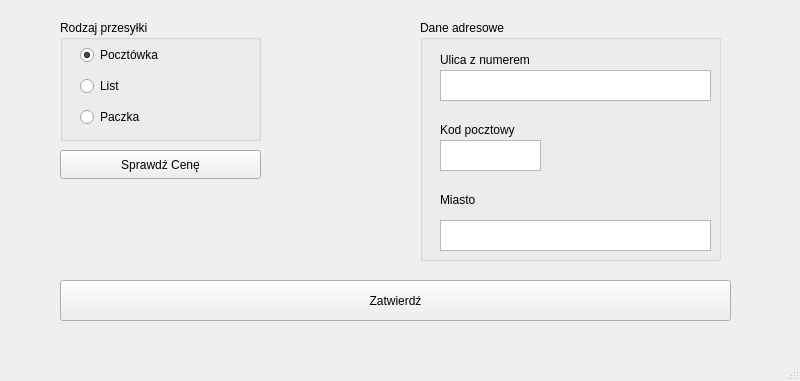
<?xml version="1.0" encoding="UTF-8"?>
<ui version="4.0">
 <class>MainWindow</class>
 <widget class="QMainWindow" name="MainWindow">
  <property name="geometry">
   <rect>
    <x>0</x>
    <y>0</y>
    <width>800</width>
    <height>381</height>
   </rect>
  </property>
  <property name="windowTitle">
   <string>Nadaj Przesyłkę, PESEL: 00000000000</string>
  </property>
  <widget class="QWidget" name="centralwidget">
   <widget class="QGroupBox" name="groupBox">
    <property name="geometry">
     <rect>
      <x>60</x>
      <y>20</y>
      <width>201</width>
      <height>121</height>
     </rect>
    </property>
    <property name="title">
     <string>Rodzaj przesyłki</string>
    </property>
    <widget class="QWidget" name="layoutWidget">
     <property name="geometry">
      <rect>
       <x>20</x>
       <y>20</y>
       <width>101</width>
       <height>94</height>
      </rect>
     </property>
     <layout class="QVBoxLayout" name="verticalLayout">
      <item>
       <widget class="QRadioButton" name="radioButton">
        <property name="text">
         <string>Pocztówka</string>
        </property>
        <property name="checked">
         <bool>true</bool>
        </property>
       </widget>
      </item>
      <item>
       <widget class="QRadioButton" name="radioButton_2">
        <property name="text">
         <string>List</string>
        </property>
       </widget>
      </item>
      <item>
       <widget class="QRadioButton" name="radioButton_3">
        <property name="text">
         <string>Paczka</string>
        </property>
       </widget>
      </item>
     </layout>
    </widget>
   </widget>
   <widget class="QPushButton" name="pushButton">
    <property name="geometry">
     <rect>
      <x>60</x>
      <y>150</y>
      <width>201</width>
      <height>29</height>
     </rect>
    </property>
    <property name="text">
     <string>Sprawdź Cenę</string>
    </property>
   </widget>
   <widget class="QLabel" name="label">
    <property name="geometry">
     <rect>
      <x>190</x>
      <y>200</y>
      <width>121</width>
      <height>21</height>
     </rect>
    </property>
    <property name="font">
     <font>
      <pointsize>16</pointsize>
      <bold>true</bold>
     </font>
    </property>
    <property name="text">
     <string/>
    </property>
   </widget>
   <widget class="QLabel" name="label_2">
    <property name="geometry">
     <rect>
      <x>60</x>
      <y>200</y>
      <width>131</width>
      <height>71</height>
     </rect>
    </property>
    <property name="styleSheet">
     <string notr="true">background-image: url(':/imgs/resources/pocztowka.png'); background-repeat:no-repeat;</string>
    </property>
    <property name="text">
     <string/>
    </property>
   </widget>
   <widget class="QGroupBox" name="groupBox_2">
    <property name="geometry">
     <rect>
      <x>420</x>
      <y>20</y>
      <width>301</width>
      <height>241</height>
     </rect>
    </property>
    <property name="title">
     <string>Dane adresowe</string>
    </property>
    <widget class="QLabel" name="label_3">
     <property name="geometry">
      <rect>
       <x>20</x>
       <y>30</y>
       <width>121</width>
       <height>20</height>
      </rect>
     </property>
     <property name="text">
      <string>Ulica z numerem</string>
     </property>
    </widget>
    <widget class="QLabel" name="label_4">
     <property name="geometry">
      <rect>
       <x>20</x>
       <y>100</y>
       <width>121</width>
       <height>20</height>
      </rect>
     </property>
     <property name="text">
      <string>Kod pocztowy</string>
     </property>
    </widget>
    <widget class="QLabel" name="label_5">
     <property name="geometry">
      <rect>
       <x>20</x>
       <y>170</y>
       <width>121</width>
       <height>20</height>
      </rect>
     </property>
     <property name="text">
      <string>Miasto</string>
     </property>
    </widget>
    <widget class="QTextEdit" name="textEdit">
     <property name="geometry">
      <rect>
       <x>20</x>
       <y>50</y>
       <width>271</width>
       <height>31</height>
      </rect>
     </property>
     <property name="verticalScrollBarPolicy">
      <enum>Qt::ScrollBarAlwaysOff</enum>
     </property>
     <property name="horizontalScrollBarPolicy">
      <enum>Qt::ScrollBarAlwaysOff</enum>
     </property>
    </widget>
    <widget class="QTextEdit" name="textEdit_2">
     <property name="geometry">
      <rect>
       <x>20</x>
       <y>120</y>
       <width>101</width>
       <height>31</height>
      </rect>
     </property>
     <property name="verticalScrollBarPolicy">
      <enum>Qt::ScrollBarAlwaysOff</enum>
     </property>
     <property name="horizontalScrollBarPolicy">
      <enum>Qt::ScrollBarAlwaysOff</enum>
     </property>
    </widget>
    <widget class="QTextEdit" name="textEdit_3">
     <property name="geometry">
      <rect>
       <x>20</x>
       <y>200</y>
       <width>271</width>
       <height>31</height>
      </rect>
     </property>
     <property name="verticalScrollBarPolicy">
      <enum>Qt::ScrollBarAlwaysOff</enum>
     </property>
     <property name="horizontalScrollBarPolicy">
      <enum>Qt::ScrollBarAlwaysOff</enum>
     </property>
    </widget>
   </widget>
   <widget class="QPushButton" name="pushButton_2">
    <property name="geometry">
     <rect>
      <x>60</x>
      <y>280</y>
      <width>671</width>
      <height>41</height>
     </rect>
    </property>
    <property name="text">
     <string>Zatwierdź</string>
    </property>
   </widget>
  </widget>
  <widget class="QMenuBar" name="menubar">
   <property name="geometry">
    <rect>
     <x>0</x>
     <y>0</y>
     <width>800</width>
     <height>25</height>
    </rect>
   </property>
  </widget>
  <widget class="QStatusBar" name="statusbar"/>
 </widget>
 <resources/>
 <connections/>
</ui>
